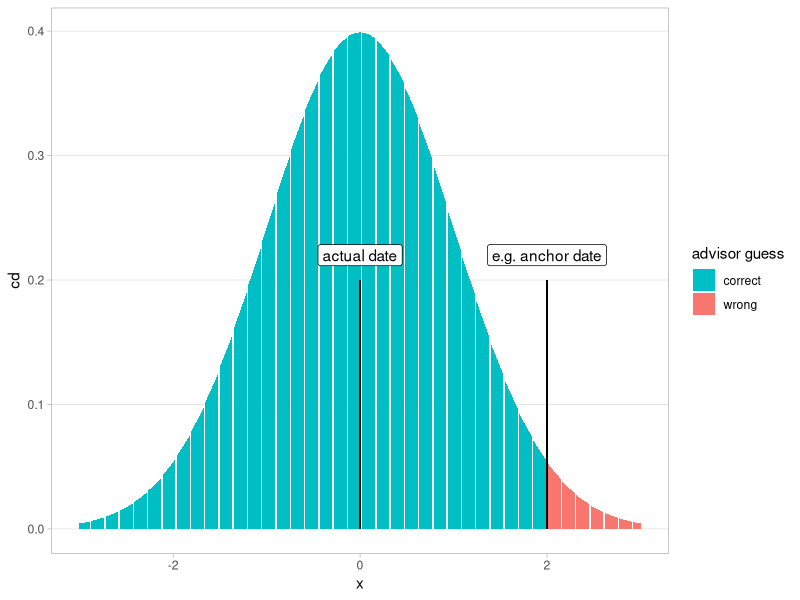
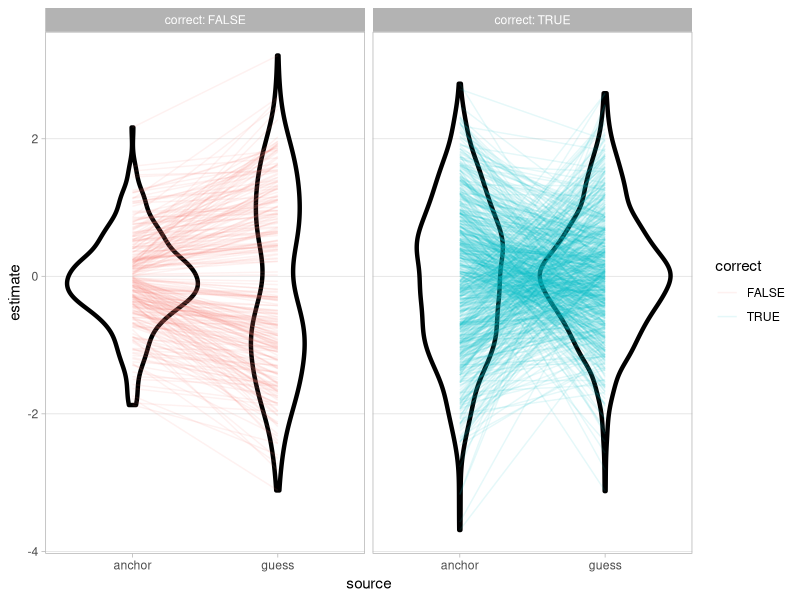
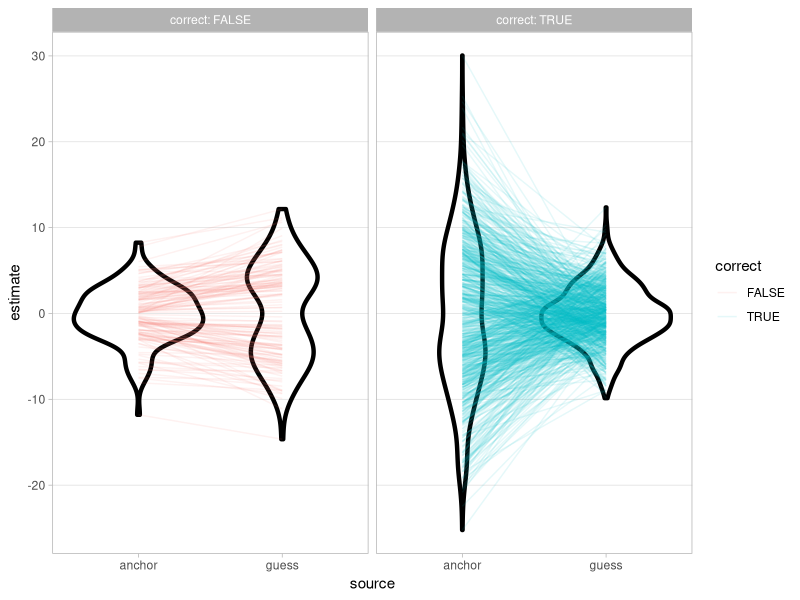
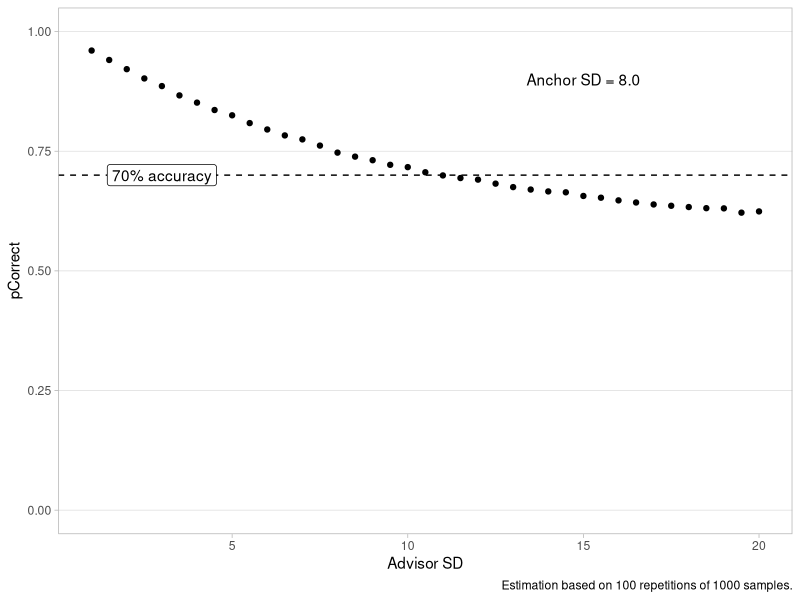
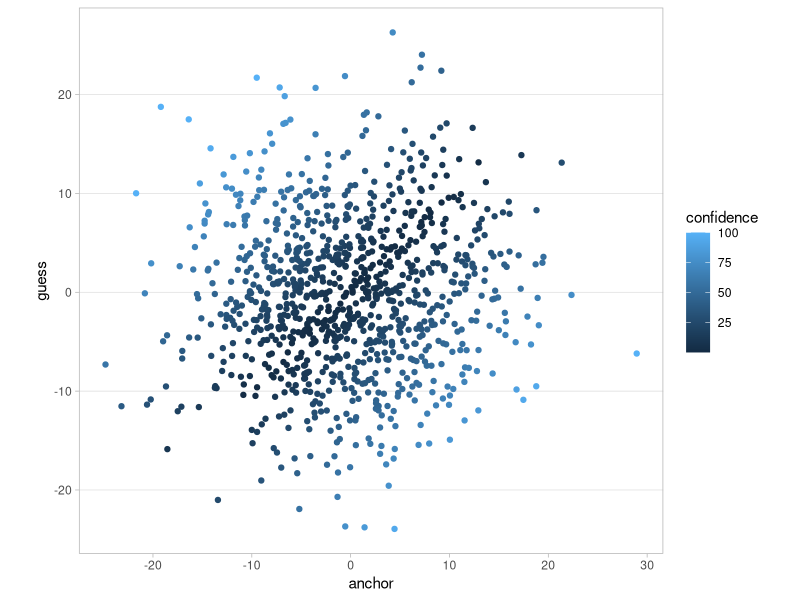
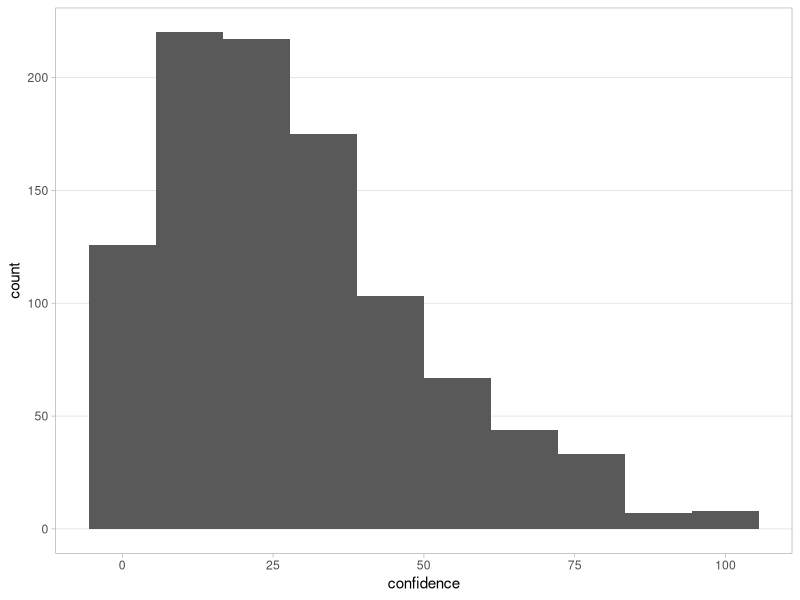
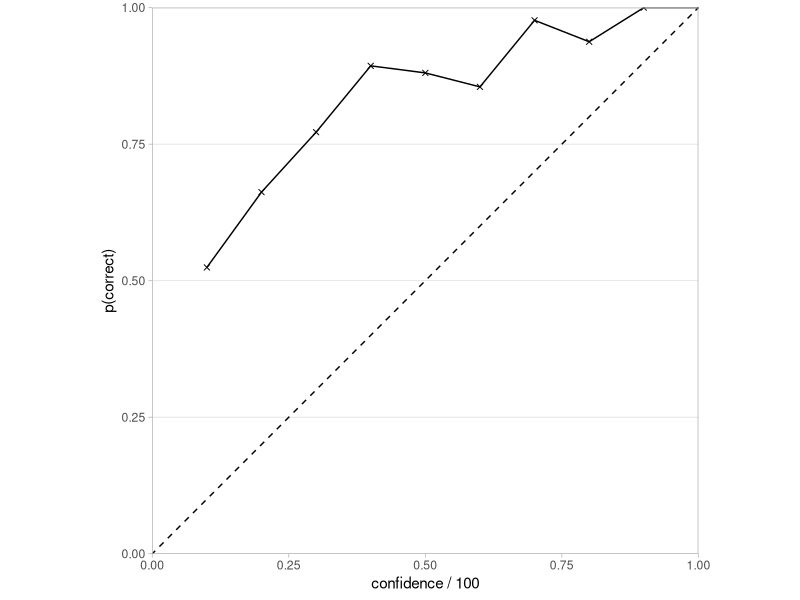
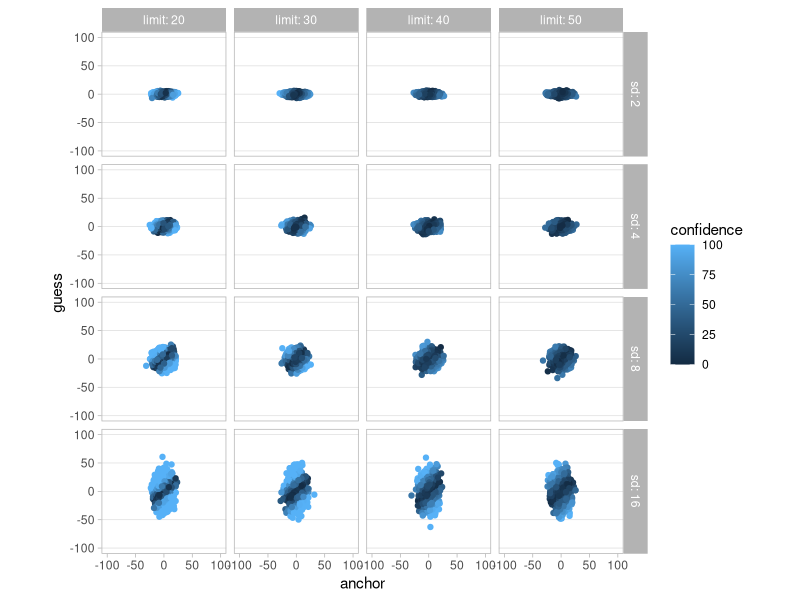

These figures' R source, in order:
## ---- chunk 1
library(tidyverse)

theme_set(
  theme_light() + 
    theme(panel.grid.minor = element_blank(),
          panel.grid.major.x = element_blank())
  )
## ---- chunk 2
n <- 100000
x <- tibble(
  x = seq(-3, 3, .01),
  cd = dnorm(x),
  ans = if_else(x < 2, "correct", "wrong")
)

x %>% ggplot(aes(x = x, y = cd)) +
  geom_col(aes(fill = ans)) + 
  annotate(geom = "rect", fill = "black", 
           xmin = -.01, ymin = 0, xmax = .01, ymax = .2) +
  annotate(geom = "label", x = 0, y = .22, label = "actual date") +
  annotate(geom = "rect", fill = "black", 
           xmin = 1.99, ymin = 0, xmax = 2.01, ymax = .2) +
  annotate(geom = "label", x = 2, y = .22, label = "e.g. anchor date") +
  scale_fill_discrete(h.start = 180, name = "advisor guess")
## ---- chunk 3
n <- 1000

x <- tibble(
  i = 1:n,
  anchor = rnorm(n),
  guess = rnorm(n),
  correct = abs(guess) < abs(anchor) | sign(guess) != sign(anchor)
)

x %>% gather("source", "estimate", anchor:guess) %>% 
  ggplot(aes(x = source, y = estimate, colour = correct)) +
  geom_violin(fill = NA, colour = "black", size = 1.5) + 
  geom_line(aes(group = i), alpha = .1) +
  facet_wrap(~correct, labeller = label_both)

x %>% summarise(pCorrect = mean(correct))
## ---- chunk 4
n <- 1000

x <- tibble(
  i = 1:n,
  anchor = rnorm(n, sd = 8),
  guess = rnorm(n, sd = 4),
  correct = abs(guess) < abs(anchor) | sign(guess) != sign(anchor)
)

x %>% gather("source", "estimate", anchor:guess) %>% 
  ggplot(aes(x = source, y = estimate, colour = correct)) +
  geom_violin(fill = NA, colour = "black", size = 1.5) + 
  geom_line(aes(group = i), alpha = .1) +
  facet_wrap(~correct, labeller = label_both)

x %>% summarise(pCorrect = mean(correct))
## ---- chunk 5

n <- 1000
r <- 100

d <- NULL

for (rep in 1:r) {
  x <- tibble(
    s = seq(1, 20, .5)
  ) %>% 
    group_by(s) %>%
    do(df = tibble(
      i = 1:n,
      anchor = rnorm(n, sd = 8),
      guess = rnorm(n, sd = .$s),
      correct = abs(guess) < abs(anchor) | sign(guess) != sign(anchor)
    ) %>%
      summarise(pCorrect = mean(correct))) %>%
    unnest(df)
  
  d <- rbind(d, x)
}

d %>% group_by(s) %>% summarise(pCorrect = mean(pCorrect))

ggplot(d, aes(x = s, y = pCorrect, group = s)) +
  stat_summary(geom = "point", fun.y = mean) +
  stat_summary(geom = "errorbar", fun.data = mean_cl_normal, width = 0) + 
  geom_hline(yintercept = .7, linetype = "dashed") +
  scale_y_continuous(limits = c(0, 1)) +
  labs(x = "Advisor SD",
       caption = paste("Estimation based on", 
                       r, "repetitions of", 
                       n, "samples.")) +
  annotate(geom = "text", x = 15, y = .9, label = "Anchor SD = 8.0") +
  annotate(geom = "label", x = 3, y = .7, label = "70% accuracy")
## ---- chunk 6

n <- 1000
limit <- 30

x <- tibble(
  i = 1:n,
  anchor = rnorm(n, sd = 8),
  guess = rnorm(n, sd = 8),
  correct = abs(guess) < abs(anchor) | sign(guess) != sign(anchor),
  confidence = pmin(100, pmax(0, abs(guess - anchor) / limit * 100))
)

ggplot(x, aes(x = anchor, y = guess, colour = confidence)) + 
  geom_point() +
  coord_fixed()

ggplot(x, aes(x = confidence)) + 
  geom_histogram(bins = 10)

f <- function(binRight, binWidth, data) {
  data %>% 
    filter(confidence > binRight - binWidth, confidence <= binRight) %>%
    pull(correct) %>%
    mean()
}

pCorrect <- tibble(
  bin = seq(10, 100, 10),
  pCor = map(bin, ~ f(., 10, x))
) %>% unnest_legacy()

ggplot(pCorrect, aes(x = bin / 100, y = pCor)) +
  geom_abline(linetype = 'dashed', intercept = 0, slope = 1) +
  geom_point(shape = 4) +
  geom_line() +
  coord_fixed() +
  scale_y_continuous(limits = c(0, 1), expand = c(0, 0)) +
  scale_x_continuous(limits = c(0, 1), expand = c(0, 0)) +
  labs(x = 'confidence / 100', y = 'p(correct)')

x <- x %>%
  mutate(bin = map(confidence, ~ 10 * min(which(seq(10, 100, 10) >= .)))) %>%
  unnest_legacy() %>%
  left_join(pCorrect, by = 'bin')

## ---- chunk 7
limits <- c(20, 30, 40, 50)
sds <- c(2, 4, 8, 16)

n <- 1000

x <- crossing(
  i = 1:n,
  limit = limits,
  sd = sds
)

x <- x %>%
  mutate(
    anchor = rnorm(n(), sd = 8),
    guess = rnorm(n(), sd = sd),
    correct = abs(guess) < abs(anchor) | sign(guess) != sign(anchor),
    confidence = round(pmin(100, pmax(0, abs(guess - anchor) / limit * 100)))
)

ggplot(x, aes(x = anchor, y = guess, colour = confidence)) + 
  geom_point() +
  coord_fixed() +
  scale_x_continuous(limits = c(-100, 100)) +
  scale_y_continuous(limits = c(-100, 100)) +
  facet_grid(sd ~ limit, labeller = label_both)

ggplot(x, aes(x = confidence)) + 
  geom_histogram(bins = 10) +
  facet_grid(sd ~ limit, labeller = label_both, scales = 'free_y')

x <- x %>%
  mutate(bin = map(confidence, ~ 10 * min(which(seq(10, 100, 10) >= .)))) %>%
  unnest_legacy() %>%
  nest(data = c(-bin, -limit, -sd)) %>%
  mutate(pCor = map(data, ~ mean(.x$correct))) %>%
  unnest_legacy(pCor) %>%
  unnest_legacy()

x %>%
  select(bin, limit, sd, pCor) %>%
  unique() %>%
  ggplot(aes(x = bin / 100, y = pCor)) +
  geom_abline(linetype = 'dashed', intercept = 0, slope = 1) +
  geom_point(shape = 4) +
  geom_line() +
  coord_fixed() +
  scale_y_continuous(limits = c(0, 1)) +
  scale_x_continuous(limits = c(0, 1)) +
  labs(x = 'confidence / 100', y = 'p(correct)') +
  facet_grid(sd ~ limit, labeller = label_both)

## ---- chunk 8

agents <- c('lowConf', 'highConf')
biases <- c(0, 30)
limit <- 30

n <- 1000

x <- crossing(
  i = 1:n,
  agent = agents
)

x <- x %>%
  mutate(
    bias = if_else(agent == 'lowConf', biases[1], biases[2]),
    anchor = rnorm(n(), sd = 8),
    guess = rnorm(n(), sd = 8),
    correct = abs(guess) < abs(anchor) | sign(guess) != sign(anchor),
    confidence = round(
      pmin(100, pmax(0, abs(guess - anchor) / limit * 100 + bias))
      )
)

ggplot(x, aes(x = anchor, y = guess, colour = confidence)) + 
  geom_point() +
  coord_fixed() +
  scale_x_continuous(limits = c(-100, 100)) +
  scale_y_continuous(limits = c(-100, 100)) +
  facet_wrap(~agent, labeller = label_both)

ggplot(x, aes(x = confidence, fill = agent)) + 
  geom_histogram(bins = 10, alpha = .5, position = position_identity())

x <- x %>%
  mutate(bin = map(confidence, ~ 10 * min(which(seq(10, 100, 10) >= .)))) %>%
  unnest_legacy() %>%
  nest(data = c(-bin, -agent)) %>%
  mutate(pCor = map(data, ~ mean(.x$correct))) %>%
  unnest_legacy(pCor) %>%
  unnest_legacy()

x %>%
  select(bin, agent, pCor) %>%
  unique() %>%
  ggplot(aes(x = bin / 100, y = pCor, colour = agent)) +
  geom_abline(linetype = 'dashed', intercept = 0, slope = 1) +
  geom_point(shape = 4) +
  geom_line() +
  coord_fixed() +
  scale_y_continuous(limits = c(0, 1)) +
  scale_x_continuous(limits = c(0, 1)) +
  labs(x = 'confidence / 100', y = 'p(correct)')

## ---- chunk 9
agents <- c('lowConf', 'highConf')
limits <- c(25, 40)

n <- 1000

x <- crossing(
  i = 1:n,
  agent = agents
)

x <- x %>%
  mutate(
    limit = if_else(agent == 'lowConf', limits[1], limits[2]),
    anchor = rnorm(n(), sd = 8),
    guess = rnorm(n(), sd = 8),
    correct = abs(guess) < abs(anchor) | sign(guess) != sign(anchor),
    confidence = round(
      pmin(100, pmax(0, abs(guess - anchor) / limit * 100))
      )
)

ggplot(x, aes(x = anchor, y = guess, colour = confidence)) + 
  geom_point() +
  coord_fixed() +
  scale_x_continuous(limits = c(-100, 100)) +
  scale_y_continuous(limits = c(-100, 100)) +
  facet_wrap(~agent, labeller = label_both)

ggplot(x, aes(x = confidence, fill = agent)) + 
  geom_histogram(bins = 10, alpha = .5, position = position_identity())

x <- x %>%
  mutate(bin = map(confidence, ~ 10 * min(which(seq(10, 100, 10) >= .)))) %>%
  unnest_legacy() %>%
  nest(data = c(-bin, -agent)) %>%
  mutate(pCor = map(data, ~ mean(.x$correct))) %>%
  unnest_legacy(pCor) %>%
  unnest_legacy()

x %>%
  select(bin, agent, pCor) %>%
  unique() %>%
  ggplot(aes(x = bin / 100, y = pCor, colour = agent)) +
  geom_abline(linetype = 'dashed', intercept = 0, slope = 1) +
  geom_point(shape = 4) +
  geom_line() +
  coord_fixed() +
  scale_y_continuous(limits = c(0, 1)) +
  scale_x_continuous(limits = c(0, 1)) +
  labs(x = 'confidence / 100', y = 'p(correct)')
## ---- chunk 10

agents <- c('lowConf', 'highConf')
biases <- c(0, 30)
crush <- 30
limit <- 30

n <- 1000

x <- crossing(
  i = 1:n,
  agent = agents
)

x <- x %>%
  mutate(
    bias = if_else(agent == 'lowConf', biases[1], biases[2]),
    anchor = rnorm(n(), sd = 8),
    guess = rnorm(n(), sd = 8),
    correct = abs(guess) < abs(anchor) | sign(guess) != sign(anchor),
    confidence = round(
      pmin(100, pmax(0, abs(guess - anchor) / limit * (100 - crush) + bias))
      )
)

ggplot(x, aes(x = anchor, y = guess, colour = confidence)) + 
  geom_point() +
  coord_fixed() +
  scale_x_continuous(limits = c(-100, 100)) +
  scale_y_continuous(limits = c(-100, 100)) +
  facet_wrap(~agent, labeller = label_both)

ggplot(x, aes(x = confidence, fill = agent)) + 
  geom_histogram(bins = 10, alpha = .5, position = position_identity())

x <- x %>%
  mutate(bin = map(confidence, ~ 10 * min(which(seq(10, 100, 10) >= .)))) %>%
  unnest_legacy() %>%
  nest(data = c(-bin, -agent)) %>%
  mutate(pCor = map(data, ~ mean(.x$correct))) %>%
  unnest_legacy(pCor) %>%
  unnest_legacy()

x %>%
  select(bin, agent, pCor) %>%
  unique() %>%
  ggplot(aes(x = bin / 100, y = pCor, colour = agent)) +
  geom_abline(linetype = 'dashed', intercept = 0, slope = 1) +
  geom_point(shape = 4) +
  geom_line() +
  coord_fixed() +
  scale_y_continuous(limits = c(0, 1)) +
  scale_x_continuous(limits = c(0, 1)) +
  labs(x = 'confidence / 100', y = 'p(correct)')

